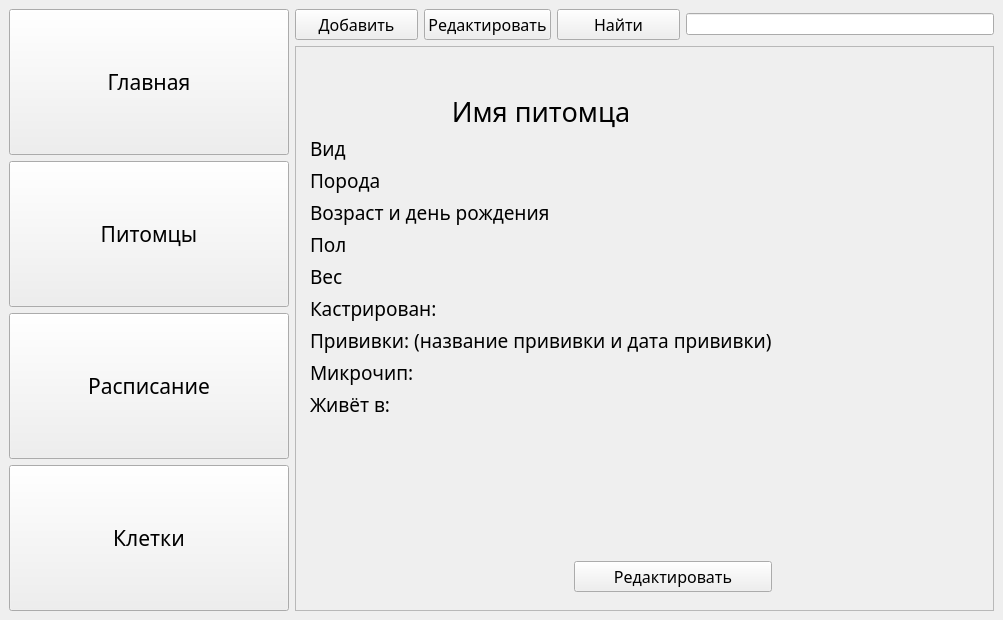
<?xml version="1.0" encoding="UTF-8"?>
<ui version="4.0">
 <class>MainWindow</class>
 <widget class="QMainWindow" name="MainWindow">
  <property name="geometry">
   <rect>
    <x>0</x>
    <y>0</y>
    <width>1003</width>
    <height>620</height>
   </rect>
  </property>
  <property name="windowTitle">
   <string>MainWindow</string>
  </property>
  <widget class="QWidget" name="centralwidget">
   <property name="sizePolicy">
    <sizepolicy hsizetype="Expanding" vsizetype="Expanding">
     <horstretch>0</horstretch>
     <verstretch>0</verstretch>
    </sizepolicy>
   </property>
   <property name="contextMenuPolicy">
    <enum>Qt::NoContextMenu</enum>
   </property>
   <property name="layoutDirection">
    <enum>Qt::LeftToRight</enum>
   </property>
   <layout class="QHBoxLayout" name="horizontalLayout_2" stretch="2,5">
    <item>
     <layout class="QVBoxLayout" name="menuPages" stretch="0,0,0,0">
      <property name="sizeConstraint">
       <enum>QLayout::SetMaximumSize</enum>
      </property>
      <item>
       <widget class="QPushButton" name="mainPage">
        <property name="sizePolicy">
         <sizepolicy hsizetype="Preferred" vsizetype="Preferred">
          <horstretch>0</horstretch>
          <verstretch>0</verstretch>
         </sizepolicy>
        </property>
        <property name="minimumSize">
         <size>
          <width>100</width>
          <height>100</height>
         </size>
        </property>
        <property name="font">
         <font>
          <family>Bahnschrift Light Condensed</family>
          <pointsize>16</pointsize>
         </font>
        </property>
        <property name="cursor">
         <cursorShape>ArrowCursor</cursorShape>
        </property>
        <property name="focusPolicy">
         <enum>Qt::StrongFocus</enum>
        </property>
        <property name="styleSheet">
         <string notr="true">pushButton.setStyleSheet(&quot;text-align:left;&quot;)</string>
        </property>
        <property name="text">
         <string>Главная</string>
        </property>
        <property name="checkable">
         <bool>true</bool>
        </property>
       </widget>
      </item>
      <item>
       <widget class="QPushButton" name="petsPage">
        <property name="sizePolicy">
         <sizepolicy hsizetype="Preferred" vsizetype="Preferred">
          <horstretch>0</horstretch>
          <verstretch>0</verstretch>
         </sizepolicy>
        </property>
        <property name="minimumSize">
         <size>
          <width>100</width>
          <height>100</height>
         </size>
        </property>
        <property name="font">
         <font>
          <family>Bahnschrift Light Condensed</family>
          <pointsize>16</pointsize>
         </font>
        </property>
        <property name="cursor">
         <cursorShape>ArrowCursor</cursorShape>
        </property>
        <property name="text">
         <string>Питомцы</string>
        </property>
        <property name="checkable">
         <bool>true</bool>
        </property>
       </widget>
      </item>
      <item>
       <widget class="QPushButton" name="schedPage">
        <property name="sizePolicy">
         <sizepolicy hsizetype="Preferred" vsizetype="Preferred">
          <horstretch>0</horstretch>
          <verstretch>0</verstretch>
         </sizepolicy>
        </property>
        <property name="minimumSize">
         <size>
          <width>100</width>
          <height>100</height>
         </size>
        </property>
        <property name="font">
         <font>
          <family>Bahnschrift Light Condensed</family>
          <pointsize>16</pointsize>
         </font>
        </property>
        <property name="cursor">
         <cursorShape>ArrowCursor</cursorShape>
        </property>
        <property name="text">
         <string>Расписание</string>
        </property>
        <property name="checkable">
         <bool>true</bool>
        </property>
       </widget>
      </item>
      <item>
       <widget class="QPushButton" name="cagesPage">
        <property name="sizePolicy">
         <sizepolicy hsizetype="Preferred" vsizetype="Preferred">
          <horstretch>0</horstretch>
          <verstretch>0</verstretch>
         </sizepolicy>
        </property>
        <property name="minimumSize">
         <size>
          <width>100</width>
          <height>100</height>
         </size>
        </property>
        <property name="font">
         <font>
          <family>Bahnschrift Light Condensed</family>
          <pointsize>16</pointsize>
         </font>
        </property>
        <property name="cursor">
         <cursorShape>ArrowCursor</cursorShape>
        </property>
        <property name="text">
         <string>Клетки</string>
        </property>
        <property name="checkable">
         <bool>true</bool>
        </property>
       </widget>
      </item>
     </layout>
    </item>
    <item>
     <layout class="QVBoxLayout" name="scrollAreaContainer">
      <property name="topMargin">
       <number>0</number>
      </property>
      <property name="rightMargin">
       <number>0</number>
      </property>
      <item>
       <layout class="QHBoxLayout" name="scrollAreaMenu" stretch="2,2,2,5">
        <property name="topMargin">
         <number>0</number>
        </property>
        <item>
         <widget class="QPushButton" name="pushToCreateM">
          <property name="font">
           <font>
            <family>Bahnschrift Light Condensed</family>
            <pointsize>12</pointsize>
           </font>
          </property>
          <property name="text">
           <string>Добавить</string>
          </property>
         </widget>
        </item>
        <item>
         <widget class="QPushButton" name="pushToRedactM">
          <property name="font">
           <font>
            <family>Bahnschrift Light Condensed</family>
            <pointsize>12</pointsize>
           </font>
          </property>
          <property name="text">
           <string>Редактировать</string>
          </property>
         </widget>
        </item>
        <item>
         <widget class="QPushButton" name="pushToSearch">
          <property name="font">
           <font>
            <family>Bahnschrift Light Condensed</family>
            <pointsize>12</pointsize>
           </font>
          </property>
          <property name="text">
           <string>Найти</string>
          </property>
         </widget>
        </item>
        <item>
         <widget class="QLineEdit" name="searchWhat"/>
        </item>
       </layout>
      </item>
      <item>
       <widget class="QScrollArea" name="scrollArea">
        <property name="focusPolicy">
         <enum>Qt::WheelFocus</enum>
        </property>
        <property name="autoFillBackground">
         <bool>true</bool>
        </property>
        <property name="widgetResizable">
         <bool>true</bool>
        </property>
        <widget class="QWidget" name="scrollAreaWidgetContents">
         <property name="geometry">
          <rect>
           <x>0</x>
           <y>0</y>
           <width>671</width>
           <height>570</height>
          </rect>
         </property>
         <property name="sizePolicy">
          <sizepolicy hsizetype="MinimumExpanding" vsizetype="MinimumExpanding">
           <horstretch>100</horstretch>
           <verstretch>100</verstretch>
          </sizepolicy>
         </property>
         <layout class="QHBoxLayout" name="horizontalLayout" stretch="0,0">
          <item>
           <widget class="QWidget" name="containerPet" native="true">
            <property name="styleSheet">
             <string notr="true"/>
            </property>
            <layout class="QFormLayout" name="formLayout">
             <property name="rowWrapPolicy">
              <enum>QFormLayout::WrapLongRows</enum>
             </property>
             <property name="labelAlignment">
              <set>Qt::AlignLeading|Qt::AlignLeft|Qt::AlignVCenter</set>
             </property>
             <property name="formAlignment">
              <set>Qt::AlignLeading|Qt::AlignLeft|Qt::AlignTop</set>
             </property>
             <property name="horizontalSpacing">
              <number>5</number>
             </property>
             <property name="verticalSpacing">
              <number>5</number>
             </property>
             <property name="leftMargin">
              <number>0</number>
             </property>
             <property name="topMargin">
              <number>5</number>
             </property>
             <property name="rightMargin">
              <number>5</number>
             </property>
             <item row="0" column="1">
              <widget class="QLabel" name="petPhoto">
               <property name="font">
                <font>
                 <family>Bahnschrift Light Condensed</family>
                 <pointsize>15</pointsize>
                </font>
               </property>
               <property name="text">
                <string/>
               </property>
               <property name="pixmap">
                <pixmap>../maket/car.png</pixmap>
               </property>
               <property name="alignment">
                <set>Qt::AlignCenter</set>
               </property>
              </widget>
             </item>
             <item row="2" column="1">
              <widget class="QLabel" name="descName_L">
               <property name="font">
                <font>
                 <family>Bahnschrift Light Condensed</family>
                 <pointsize>20</pointsize>
                </font>
               </property>
               <property name="text">
                <string>Имя питомца</string>
               </property>
               <property name="alignment">
                <set>Qt::AlignCenter</set>
               </property>
              </widget>
             </item>
             <item row="3" column="1">
              <widget class="QLabel" name="petSpec">
               <property name="font">
                <font>
                 <family>Bahnschrift Light Condensed</family>
                 <pointsize>14</pointsize>
                </font>
               </property>
               <property name="text">
                <string>Вид</string>
               </property>
              </widget>
             </item>
             <item row="4" column="1">
              <widget class="QLabel" name="petMorph">
               <property name="font">
                <font>
                 <family>Bahnschrift Light Condensed</family>
                 <pointsize>14</pointsize>
                </font>
               </property>
               <property name="text">
                <string>Порода</string>
               </property>
              </widget>
             </item>
             <item row="5" column="1">
              <widget class="QLabel" name="petsAgeBirthday">
               <property name="font">
                <font>
                 <family>Bahnschrift Light Condensed</family>
                 <pointsize>14</pointsize>
                </font>
               </property>
               <property name="text">
                <string>Возраст и день рождения</string>
               </property>
              </widget>
             </item>
             <item row="6" column="1">
              <widget class="QLabel" name="petsGen">
               <property name="font">
                <font>
                 <family>Bahnschrift Light Condensed</family>
                 <pointsize>14</pointsize>
                </font>
               </property>
               <property name="text">
                <string>Пол</string>
               </property>
              </widget>
             </item>
             <item row="7" column="1">
              <widget class="QLabel" name="petsWeight">
               <property name="font">
                <font>
                 <family>Bahnschrift Light Condensed</family>
                 <pointsize>14</pointsize>
                </font>
               </property>
               <property name="text">
                <string>Вес</string>
               </property>
              </widget>
             </item>
             <item row="8" column="1">
              <widget class="QLabel" name="petNeutered">
               <property name="font">
                <font>
                 <family>Bahnschrift Light Condensed</family>
                 <pointsize>14</pointsize>
                </font>
               </property>
               <property name="text">
                <string>Кастрирован:</string>
               </property>
              </widget>
             </item>
             <item row="9" column="1">
              <widget class="QLabel" name="petsVacs">
               <property name="font">
                <font>
                 <family>Bahnschrift Light Condensed</family>
                 <pointsize>14</pointsize>
                </font>
               </property>
               <property name="text">
                <string>Прививки: (название прививки и дата прививки)</string>
               </property>
              </widget>
             </item>
             <item row="10" column="1">
              <widget class="QLabel" name="petsMicrochip">
               <property name="font">
                <font>
                 <family>Bahnschrift Light Condensed</family>
                 <pointsize>14</pointsize>
                </font>
               </property>
               <property name="text">
                <string>Микрочип:</string>
               </property>
              </widget>
             </item>
             <item row="11" column="1">
              <widget class="QLabel" name="petsLivein">
               <property name="font">
                <font>
                 <family>Bahnschrift Light Condensed</family>
                 <pointsize>14</pointsize>
                </font>
               </property>
               <property name="text">
                <string>Живёт в:</string>
               </property>
              </widget>
             </item>
             <item row="12" column="1">
              <spacer name="eventSpacerD">
               <property name="orientation">
                <enum>Qt::Vertical</enum>
               </property>
               <property name="sizeHint" stdset="0">
                <size>
                 <width>20</width>
                 <height>100</height>
                </size>
               </property>
              </spacer>
             </item>
             <item row="15" column="1">
              <layout class="QHBoxLayout" name="eventActions" stretch="4,3">
               <property name="topMargin">
                <number>0</number>
               </property>
               <item>
                <spacer name="horizontalSpacer">
                 <property name="orientation">
                  <enum>Qt::Horizontal</enum>
                 </property>
                 <property name="sizeHint" stdset="0">
                  <size>
                   <width>100</width>
                   <height>20</height>
                  </size>
                 </property>
                </spacer>
               </item>
               <item>
                <widget class="QPushButton" name="pushToRedact">
                 <property name="font">
                  <font>
                   <family>Bahnschrift Light Condensed</family>
                   <pointsize>12</pointsize>
                  </font>
                 </property>
                 <property name="text">
                  <string>Редактировать</string>
                 </property>
                </widget>
               </item>
              </layout>
             </item>
            </layout>
           </widget>
          </item>
          <item>
           <spacer name="horizontalSpacer_2">
            <property name="orientation">
             <enum>Qt::Horizontal</enum>
            </property>
            <property name="sizeHint" stdset="0">
             <size>
              <width>40</width>
              <height>20</height>
             </size>
            </property>
           </spacer>
          </item>
         </layout>
        </widget>
       </widget>
      </item>
     </layout>
    </item>
   </layout>
  </widget>
 </widget>
 <resources/>
 <connections/>
 <designerdata>
  <property name="gridDeltaX">
   <number>10</number>
  </property>
  <property name="gridDeltaY">
   <number>10</number>
  </property>
  <property name="gridSnapX">
   <bool>true</bool>
  </property>
  <property name="gridSnapY">
   <bool>true</bool>
  </property>
  <property name="gridVisible">
   <bool>true</bool>
  </property>
 </designerdata>
</ui>
